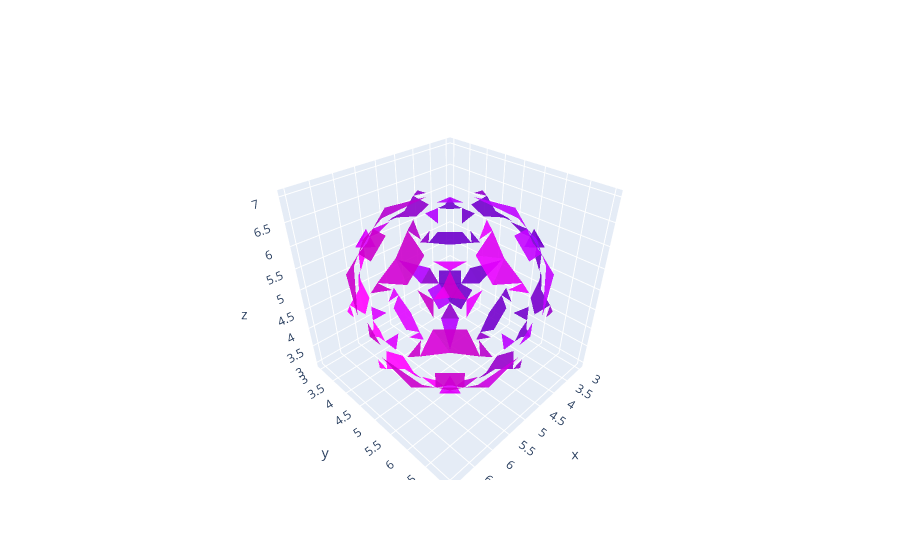

Source (notebook cell):
### Code cell
blank = np.zeros((500, 500, 500), dtype='uint8')

marching_tethra(lambda x, y, z: np.sqrt(x**2 + y**2 + z**2), blank, 2)

### Figure 1 — Plotly figure (JSON) as saved in the notebook; plotly's stock layout.template omitted (floating-point values rounded to 4 significant figures)
{"data": [{"color": "rgb(101.5,0,255)", "opacity": 0.9, "type": "mesh3d", "x": [3, 3, 3], "y": [5, 5, 5], "z": [5, 5, 5]}, {"color": "rgb(102.0,0,255)", "opacity": 0.9, "type": "mesh3d", "x": [3, 3, 3], "y": [5, 5, 5], "z": [5, 5, 5]}, {"color": "rgb(102.0,0,255)", "opacity": 0.9, "type": "mesh3d", "x": [3, 3, 3], "y": [5, 5, 5], "z": [5, 5, 5]}, {"color": "rgb(102.0,0,255)", "opacity": 0.9, "type": "mesh3d", "x": [3, 3, 3], "y": [5, 5, 5], "z": [5, 5, 5]}, {"color": "rgb(102.0,0,255)", "opacity": 0.9, "type": "mesh3d", "x": [3, 3, 3], "y": [5, 5, 5], "z": [5, 5, 5]}, {"color": "rgb(106.0,0,255)", "opacity": 0.9, "type": "mesh3d", "x": [3, 3, 3], "y": [5, 5, 5], "z": [5, 5, 5]}, {"color": "rgb(106.0,0,255)", "opacity": 0.9, "type": "mesh3d", "x": [3, 3, 3], "y": [5, 5, 5], "z": [5, 5, 5]}, {"color": "rgb(106.0,0,255)", "opacity": 0.9, "type": "mesh3d", "x": [3, 3, 3], "y": [5, 5, 5], "z": [5, 5, 5]}, {"color": "rgb(106.0,0,255)", "opacity": 0.9, "type": "mesh3d", "x": [3, 3, 3], "y": [5, 5, 5], "z": [5, 5, 5]}, {"color": "rgb(106.5,0,255)", "opacity": 0.9, "type": "mesh3d", "x": [3, 3, 3], "y": [5, 5, 5], "z": [5, 5, 5]}, {"color": "rgb(137.0,0,255)", "opacity": 0.9, "type": "mesh3d", "x": [4, 3.627, 4], "y": [3.627, 4, 4], "z": [4, 4, 3.627]}, {"color": "rgb(137.5,0,255)", "opacity": 0.9, "type": "mesh3d", "x": [4, 3.851, 4], "y": [3.627, 3.851, 3.624], "z": [4, 4, 4.376]}, {"color": "rgb(137.5,0,255)", "opacity": 0.9, "type": "mesh3d", "x": [3.851, 3.627, 3.624], "y": [3.851, 4, 4], "z": [4, 4, 4.376]}, {"color": "rgb(137.5,0,255)", "opacity": 0.9, "type": "mesh3d", "x": [4, 3.624, 3.851], "y": [3.624, 4, 3.851], "z": [4.376, 4.376, 4]}, {"color": "rgb(138.0,0,255)", "opacity": 0.9, "type": "mesh3d", "x": [4, 3.707, 4], "y": [3.287, 3.707, 3.6], "z": [5, 5, 5.4]}, {"color": "rgb(138.0,0,255)", "opacity": 0.9, "type": "mesh3d", "x": [3.707, 3.287, 3.6], "y": [3.707, 4, 4], "z": [5, 5, 5.4]}, {"color": "rgb(138.0,0,255)", "opacity": 0.9, "type": "mesh3d", "x": [4, 3.6, 3.707], "y": [3.6, 4, 3.707], "z": [5.4, 5.4, 5]}, {"color": "rgb(138.5,0,255)", "opacity": 0.9, "type": "mesh3d", "x": [4, 3.851, 4], "y": [3.627, 3.851, 3.851], "z": [6, 6, 6.149]}, {"color": "rgb(138.5,0,255)", "opacity": 0.9, "type": "mesh3d", "x": [3.851, 3.627, 3.851], "y": [3.851, 4, 4], "z": [6, 6, 6.149]}, {"color": "rgb(138.5,0,255)", "opacity": 0.9, "type": "mesh3d", "x": [4, 4, 3.851], "y": [3.851, 4, 4], "z": [6.149, 6.373, 6.149]}, {"color": "rgb(138.5,0,255)", "opacity": 0.9, "type": "mesh3d", "x": [4, 3.851, 3.851], "y": [3.851, 4, 3.851], "z": [6.149, 6.149, 6]}, {"color": "rgb(141.5,0,255)", "opacity": 0.9, "type": "mesh3d", "x": [4, 3.851, 4], "y": [4, 4, 4.376], "z": [3.627, 3.851, 3.624]}, {"color": "rgb(141.5,0,255)", "opacity": 0.9, "type": "mesh3d", "x": [3.627, 3.624, 3.851], "y": [4, 4.376, 4], "z": [4, 4, 3.851]}, {"color": "rgb(141.5,0,255)", "opacity": 0.9, "type": "mesh3d", "x": [3.624, 3.851, 4], "y": [4.376, 4, 4.376], "z": [4, 3.851, 3.624]}, {"color": "rgb(142.0,0,255)", "opacity": 0.9, "type": "mesh3d", "x": [3.627, 3.307, 3.307], "y": [4, 4.307, 4], "z": [4, 4, 4.307]}, {"color": "rgb(142.0,0,255)", "opacity": 0.9, "type": "mesh3d", "x": [3.307, 3, 3.307], "y": [4, 4.707, 4.307], "z": [4.307, 4.707, 4]}, {"color": "rgb(142.5,0,255)", "opacity": 0.9, "type": "mesh3d", "x": [3.287, 3.135, 3.331], "y": [4, 4.135, 4], "z": [5, 5, 5.331]}, {"color": "rgb(142.5,0,255)", "opacity": 0.9, "type": "mesh3d", "x": [3.627, 3.624, 3.624], "y": [4, 4.376, 4], "z": [6, 6, 5.624]}, {"color": "rgb(142.5,0,255)", "opacity": 0.9, "type": "mesh3d", "x": [3.331, 3.287, 3.135], "y": [4.669, 5, 5], "z": [6, 6, 5.865]}, {"color": "rgb(143.0,0,255)", "opacity": 0.9, "type": "mesh3d", "x": [3.6, 3.287, 3.707], "y": [4.6, 5, 5], "z": [6, 6, 6.293]}, {"color": "rgb(143.0,0,255)", "opacity": 0.9, "type": "mesh3d", "x": [4, 4, 3.707], "y": [4.6, 5, 5], "z": [6.4, 6.713, 6.293]}, {"color": "rgb(143.0,0,255)", "opacity": 0.9, "type": "mesh3d", "x": [4, 3.707, 3.6], "y": [4.6, 5, 4.6], "z": [6.4, 6.293, 6]}, {"color": "rgb(146.0,0,255)", "opacity": 0.9, "type": "mesh3d", "x": [4, 3.707, 4], "y": [5, 5, 5.4], "z": [3.287, 3.707, 3.6]}, {"color": "rgb(146.0,0,255)", "opacity": 0.9, "type": "mesh3d", "x": [3.287, 3.6, 3.707], "y": [5, 5.4, 5], "z": [4, 4, 3.707]}, {"color": "rgb(146.0,0,255)", "opacity": 0.9, "type": "mesh3d", "x": [3.6, 3.707, 4], "y": [5.4, 5, 5.4], "z": [4, 3.707, 3.6]}, {"color": "rgb(146.5,0,255)", "opacity": 0.9, "type": "mesh3d", "x": [3.287, 3.331, 3.135], "y": [5, 5.331, 5], "z": [4, 4, 4.135]}, {"color": "rgb(146.5,0,255)", "opacity": 0.9, "type": "mesh3d", "x": [3.624, 3.627, 3.624], "y": [5.624, 6, 6], "z": [4, 4, 4.376]}, {"color": "rgb(146.5,0,255)", "opacity": 0.9, "type": "mesh3d", "x": [3.135, 3.287, 3.331], "y": [5.865, 6, 6], "z": [5, 5, 4.669]}, {"color": "rgb(147.0,0,255)", "opacity": 0.9, "type": "mesh3d", "x": [3.307, 3.627, 3.307], "y": [5.693, 6, 6], "z": [6, 6, 5.693]}, {"color": "rgb(147.0,0,255)", "opacity": 0.9, "type": "mesh3d", "x": [3.307, 3, 3.307], "y": [5.693, 5.293, 6], "z": [6, 5.293, 5.693]}, {"color": "rgb(147.5,0,255)", "opacity": 0.9, "type": "mesh3d", "x": [3.624, 3.627, 3.851], "y": [5.624, 6, 6], "z": [6, 6, 6.149]}, {"color": "rgb(147.5,0,255)", "opacity": 0.9, "type": "mesh3d", "x": [4, 4, 3.851], "y": [5.624, 6, 6], "z": [6.376, 6.373, 6.149]}, {"color": "rgb(147.5,0,255)", "opacity": 0.9, "type": "mesh3d", "x": [4, 3.851, 3.624], "y": [5.624, 6, 5.624], "z": [6.376, 6.149, 6]}, {"color": "rgb(150.5,0,255)", "opacity": 0.9, "type": "mesh3d", "x": [4, 3.851, 4], "y": [6, 6, 6.149], "z": [3.627, 3.851, 3.851]}, {"color": "rgb(150.5,0,255)", "opacity": 0.9, "type": "mesh3d", "x": [3.627, 3.851, 3.851], "y": [6, 6.149, 6], "z": [4, 4, 3.851]}, {"color": "rgb(150.5,0,255)", "opacity": 0.9, "type": "mesh3d", "x": [4, 3.851, 4], "y": [6.373, 6.149, 6.149], "z": [4, 4, 3.851]}, {"color": "rgb(150.5,0,255)", "opacity": 0.9, "type": "mesh3d", "x": [3.851, 3.851, 4], "y": [6.149, 6, 6.149], "z": [4, 3.851, 3.851]}, {"color": "rgb(151.0,0,255)", "opacity": 0.9, "type": "mesh3d", "x": [3.287, 3.707, 3.6], "y": [6, 6.293, 6], "z": [5, 5, 4.6]}, {"color": "rgb(151.0,0,255)", "opacity": 0.9, "type": "mesh3d", "x": [4, 3.707, 4], "y": [6.713, 6.293, 6.4], "z": [5, 5, 4.6]}, {"color": "rgb(151.0,0,255)", "opacity": 0.9, "type": "mesh3d", "x": [3.707, 3.6, 4], "y": [6.293, 6, 6.4], "z": [5, 4.6, 4.6]}, {"color": "rgb(151.5,0,255)", "opacity": 0.9, "type": "mesh3d", "x": [3.627, 3.851, 3.624], "y": [6, 6.149, 6], "z": [6, 6, 5.624]}, {"color": "rgb(151.5,0,255)", "opacity": 0.9, "type": "mesh3d", "x": [4, 3.851, 4], "y": [6.373, 6.149, 6.376], "z": [6, 6, 5.624]}, {"color": "rgb(151.5,0,255)", "opacity": 0.9, "type": "mesh3d", "x": [3.851, 3.624, 4], "y": [6.149, 6, 6.376], "z": [6, 5.624, 5.624]}, {"color": "rgb(152.0,0,255)", "opacity": 0.9, "type": "mesh3d", "x": [3.627, 4, 4], "y": [6, 6.373, 6], "z": [6, 6, 6.373]}, {"color": "rgb(173.5,0,255)", "opacity": 0.9, "type": "mesh3d", "x": [5, 5, 5], "y": [3, 3, 3], "z": [5, 5, 5]}, {"color": "rgb(174.0,0,255)", "opacity": 0.9, "type": "mesh3d", "x": [5, 5, 5], "y": [3, 3, 3], "z": [5, 5, 5]}, {"color": "rgb(174.0,0,255)", "opacity": 0.9, "type": "mesh3d", "x": [5, 5, 5], "y": [3, 3, 3], "z": [5, 5, 5]}, {"color": "rgb(174.0,0,255)", "opacity": 0.9, "type": "mesh3d", "x": [5, 5, 5], "y": [3, 3, 3], "z": [5, 5, 5]}, {"color": "rgb(174.0,0,255)", "opacity": 0.9, "type": "mesh3d", "x": [5, 5, 5], "y": [3, 3, 3], "z": [5, 5, 5]}, {"color": "rgb(177.5,0,255)", "opacity": 0.9, "type": "mesh3d", "x": [4, 4, 4.376], "y": [3.851, 4, 4], "z": [3.851, 3.627, 3.624]}, {"color": "rgb(177.5,0,255)", "opacity": 0.9, "type": "mesh3d", "x": [4.376, 4, 4], "y": [3.624, 3.627, 3.851], "z": [4, 4, 3.851]}, {"color": "rgb(177.5,0,255)", "opacity": 0.9, "type": "mesh3d", "x": [4.376, 4, 4.376], "y": [3.624, 3.851, 4], "z": [4, 3.851, 3.624]}, {"color": "rgb(178.0,0,255)", "opacity": 0.9, "type": "mesh3d", "x": [4, 4.307, 4], "y": [3.627, 3.307, 3.307], "z": [4, 4, 4.307]}, {"color": "rgb(178.0,0,255)", "opacity": 0.9, "type": "mesh3d", "x": [4.707, 4, 4.307], "y": [3, 3.307, 3.307], "z": [4.707, 4.307, 4]}, {"color": "rgb(178.5,0,255)", "opacity": 0.9, "type": "mesh3d", "x": [4, 4.135, 4], "y": [3.287, 3.135, 3.331], "z": [5, 5, 5.331]}, {"color": "rgb(178.5,0,255)", "opacity": 0.9, "type": "mesh3d", "x": [4.376, 4, 4], "y": [3.624, 3.627, 3.624], "z": [6, 6, 5.624]}, {"color": "rgb(178.5,0,255)", "opacity": 0.9, "type": "mesh3d", "x": [5, 4.669, 5], "y": [3.287, 3.331, 3.135], "z": [6, 6, 5.865]}, {"color": "rgb(179.0,0,255)", "opacity": 0.9, "type": "mesh3d", "x": [5, 4.6, 5], "y": [3.287, 3.6, 3.707], "z": [6, 6, 6.293]}, {"color": "rgb(179.0,0,255)", "opacity": 0.9, "type": "mesh3d", "x": [5, 5, 4.6], "y": [3.707, 4, 4], "z": [6.293, 6.713, 6.4]}, {"color": "rgb(179.0,0,255)", "opacity": 0.9, "type": "mesh3d", "x": [5, 4.6, 4.6], "y": [3.707, 4, 3.6], "z": [6.293, 6.4, 6]}, {"color": "rgb(181.5,0,255)", "opacity": 0.9, "type": "mesh3d", "x": [5, 5, 5], "y": [5, 5, 5], "z": [3, 3, 3]}, {"color": "rgb(182.0,0,255)", "opacity": 0.9, "type": "mesh3d", "x": [4.307, 4, 4], "y": [4, 4, 4.307], "z": [3.307, 3.627, 3.307]}, {"color": "rgb(182.0,0,255)", "opacity": 0.9, "type": "mesh3d", "x": [4.307, 4, 4.707], "y": [4, 4.307, 4.707], "z": [3.307, 3.307, 3]}, {"color": "rgb(183.5,0,255)", "opacity": 0.9, "type": "mesh3d", "x": [5, 4.669, 5], "y": [4, 4, 4.135], "z": [6.713, 6.669, 6.865]}, {"color": "rgb(183.5,0,255)", "opacity": 0.9, "type": "mesh3d", "x": [4, 4, 4.135], "y": [4.669, 5, 5], "z": [6.669, 6.713, 6.865]}, {"color": "rgb(183.5,0,255)", "opacity": 0.9, "type": "mesh3d", "x": [4.376, 4, 4], "y": [4, 4, 4.376], "z": [6.376, 6.373, 6.376]}, {"color": "rgb(184.0,0,255)", "opacity": 0.9, "type": "mesh3d", "x": [5, 5, 5], "y": [5, 5, 5], "z": [7, 7, 7]}, {"color": "rgb(184.0,0,255)", "opacity": 0.9, "type": "mesh3d", "x": [5, 5, 5], "y": [5, 5, 5], "z": [7, 7, 7]}, {"color": "rgb(184.0,0,255)", "opacity": 0.9, "type": "mesh3d", "x": [5, 5, 5], "y": [5, 5, 5], "z": [7, 7, 7]}, {"color": "rgb(184.0,0,255)", "opacity": 0.9, "type": "mesh3d", "x": [5, 5, 5], "y": [5, 5, 5], "z": [7, 7, 7]}, {"color": "rgb(186.0,0,255)", "opacity": 0.9, "type": "mesh3d", "x": [5, 5, 5], "y": [5, 5, 5], "z": [3, 3, 3]}, {"color": "rgb(186.0,0,255)", "opacity": 0.9, "type": "mesh3d", "x": [5, 5, 5], "y": [5, 5, 5], "z": [3, 3, 3]}, {"color": "rgb(186.0,0,255)", "opacity": 0.9, "type": "mesh3d", "x": [5, 5, 5], "y": [5, 5, 5], "z": [3, 3, 3]}, {"color": "rgb(186.0,0,255)", "opacity": 0.9, "type": "mesh3d", "x": [5, 5, 5], "y": [5, 5, 5], "z": [3, 3, 3]}, {"color": "rgb(186.5,0,255)", "opacity": 0.9, "type": "mesh3d", "x": [4, 4, 4.376], "y": [5.624, 6, 6], "z": [3.624, 3.627, 3.624]}, {"color": "rgb(186.5,0,255)", "opacity": 0.9, "type": "mesh3d", "x": [4.135, 4, 4], "y": [5, 5, 5.331], "z": [3.135, 3.287, 3.331]}, {"color": "rgb(186.5,0,255)", "opacity": 0.9, "type": "mesh3d", "x": [5, 5, 4.669], "y": [5.865, 6, 6], "z": [3.135, 3.287, 3.331]}, {"color": "rgb(188.0,0,255)", "opacity": 0.9, "type": "mesh3d", "x": [4, 4, 4.307], "y": [5.693, 6, 6], "z": [6.693, 6.373, 6.693]}, {"color": "rgb(188.0,0,255)", "opacity": 0.9, "type": "mesh3d", "x": [4.707, 4, 4.307], "y": [5.293, 5.693, 6], "z": [7, 6.693, 6.693]}, {"color": "rgb(188.5,0,255)", "opacity": 0.9, "type": "mesh3d", "x": [5, 5, 5], "y": [5, 5, 5], "z": [7, 7, 7]}, {"color": "rgb(191.0,0,255)", "opacity": 0.9, "type": "mesh3d", "x": [5, 4.6, 5], "y": [6, 6, 6.293], "z": [3.287, 3.6, 3.707]}, {"color": "rgb(191.0,0,255)", "opacity": 0.9, "type": "mesh3d", "x": [5, 4.6, 5], "y": [6.713, 6.4, 6.293], "z": [4, 4, 3.707]}, {"color": "rgb(191.0,0,255)", "opacity": 0.9, "type": "mesh3d", "x": [4.6, 4.6, 5], "y": [6.4, 6, 6.293], "z": [4, 3.6, 3.707]}, {"color": "rgb(191.5,0,255)", "opacity": 0.9, "type": "mesh3d", "x": [5, 4.669, 5], "y": [6.713, 6.669, 6.865], "z": [4, 4, 4.135]}, {"color": "rgb(191.5,0,255)", "opacity": 0.9, "type": "mesh3d", "x": [4, 4.376, 4], "y": [6.373, 6.376, 6.376], "z": [4, 4, 4.376]}, {"color": "rgb(191.5,0,255)", "opacity": 0.9, "type": "mesh3d", "x": [4.135, 4, 4], "y": [6.865, 6.713, 6.669], "z": [5, 5, 4.669]}, {"color": "rgb(192.0,0,255)", "opacity": 0.9, "type": "mesh3d", "x": [4.307, 4, 4], "y": [6.693, 6.373, 6.693], "z": [6, 6, 5.693]}, {"color": "rgb(192.0,0,255)", "opacity": 0.9, "type": "mesh3d", "x": [4.307, 4, 4.707], "y": [6.693, 6.693, 7], "z": [6, 5.693, 5.293]}, {"color": "rgb(192.5,0,255)", "opacity": 0.9, "type": "mesh3d", "x": [4, 4.376, 4], "y": [6.373, 6.376, 6.149], "z": [6, 6, 6.149]}, {"color": "rgb(192.5,0,255)", "opacity": 0.9, "type": "mesh3d", "x": [4.376, 4, 4], "y": [6, 6, 6.149], "z": [6.376, 6.373, 6.149]}, {"color": "rgb(192.5,0,255)", "opacity": 0.9, "type": "mesh3d", "x": [4.376, 4, 4.376], "y": [6, 6.149, 6.376], "z": [6.376, 6.149, 6]}, {"color": "rgb(196.0,0,255)", "opacity": 0.9, "type": "mesh3d", "x": [5, 5, 5], "y": [7, 7, 7], "z": [5, 5, 5]}, {"color": "rgb(196.0,0,255)", "opacity": 0.9, "type": "mesh3d", "x": [5, 5, 5], "y": [7, 7, 7], "z": [5, 5, 5]}, {"color": "rgb(196.0,0,255)", "opacity": 0.9, "type": "mesh3d", "x": [5, 5, 5], "y": [7, 7, 7], "z": [5, 5, 5]}, {"color": "rgb(196.0,0,255)", "opacity": 0.9, "type": "mesh3d", "x": [5, 5, 5], "y": [7, 7, 7], "z": [5, 5, 5]}, {"color": "rgb(196.5,0,255)", "opacity": 0.9, "type": "mesh3d", "x": [5, 5, 5], "y": [7, 7, 7], "z": [5, 5, 5]}, {"color": "rgb(214.0,0,255)", "opacity": 0.9, "type": "mesh3d", "x": [5, 5, 5], "y": [3, 3, 3], "z": [5, 5, 5]}, {"color": "rgb(214.0,0,255)", "opacity": 0.9, "type": "mesh3d", "x": [5, 5, 5], "y": [3, 3, 3], "z": [5, 5, 5]}, {"color": "rgb(214.0,0,255)", "opacity": 0.9, "type": "mesh3d", "x": [5, 5, 5], "y": [3, 3, 3], "z": [5, 5, 5]}, {"color": "rgb(214.0,0,255)", "opacity": 0.9, "type": "mesh3d", "x": [5, 5, 5], "y": [3, 3, 3], "z": [5, 5, 5]}, {"color": "rgb(214.5,0,255)", "opacity": 0.9, "type": "mesh3d", "x": [5, 5, 5], "y": [3, 3, 3], "z": [5, 5, 5]}, {"color": "rgb(218.0,0,255)", "opacity": 0.9, "type": "mesh3d", "x": [5, 5, 5.4], "y": [3.707, 4, 4], "z": [3.707, 3.287, 3.6]}, {"color": "rgb(218.0,0,255)", "opacity": 0.9, "type": "mesh3d", "x": [5.4, 5, 5], "y": [3.6, 3.287, 3.707], "z": [4, 4, 3.707]}, {"color": "rgb(218.0,0,255)", "opacity": 0.9, "type": "mesh3d", "x": [5.4, 5, 5.4], "y": [3.6, 3.707, 4], "z": [4, 3.707, 3.6]}, {"color": "rgb(218.5,0,255)", "opacity": 0.9, "type": "mesh3d", "x": [6, 5.624, 6], "y": [3.627, 3.624, 3.624], "z": [4, 4, 4.376]}, {"color": "rgb(218.5,0,255)", "opacity": 0.9, "type": "mesh3d", "x": [5, 5.331, 5], "y": [3.287, 3.331, 3.135], "z": [4, 4, 4.135]}, {"color": "rgb(218.5,0,255)", "opacity": 0.9, "type": "mesh3d", "x": [6, 5.865, 6], "y": [3.287, 3.135, 3.331], "z": [5, 5, 4.669]}, {"color": "rgb(219.0,0,255)", "opacity": 0.9, "type": "mesh3d", "x": [6, 5.693, 6], "y": [3.627, 3.307, 3.307], "z": [6, 6, 5.693]}, {"color": "rgb(219.0,0,255)", "opacity": 0.9, "type": "mesh3d", "x": [5.693, 5.293, 6], "y": [3.307, 3, 3.307], "z": [6, 5.293, 5.693]}, {"color": "rgb(219.5,0,255)", "opacity": 0.9, "type": "mesh3d", "x": [6, 5.624, 6], "y": [3.627, 3.624, 3.851], "z": [6, 6, 6.149]}, {"color": "rgb(219.5,0,255)", "opacity": 0.9, "type": "mesh3d", "x": [6, 6, 5.624], "y": [3.851, 4, 4], "z": [6.149, 6.373, 6.376]}, {"color": "rgb(219.5,0,255)", "opacity": 0.9, "type": "mesh3d", "x": [6, 5.624, 5.624], "y": [3.851, 4, 3.624], "z": [6.149, 6.376, 6]}, {"color": "rgb(222.0,0,255)", "opacity": 0.9, "type": "mesh3d", "x": [5, 5, 5], "y": [5, 5, 5], "z": [3, 3, 3]}, {"color": "rgb(222.0,0,255)", "opacity": 0.9, "type": "mesh3d", "x": [5, 5, 5], "y": [5, 5, 5], "z": [3, 3, 3]}, {"color": "rgb(222.0,0,255)", "opacity": 0.9, "type": "mesh3d", "x": [5, 5, 5], "y": [5, 5, 5], "z": [3, 3, 3]}, {"color": "rgb(222.0,0,255)", "opacity": 0.9, "type": "mesh3d", "x": [5, 5, 5], "y": [5, 5, 5], "z": [3, 3, 3]}, {"color": "rgb(222.5,0,255)", "opacity": 0.9, "type": "mesh3d", "x": [6, 5.624, 6], "y": [4, 4, 4.376], "z": [3.627, 3.624, 3.624]}, {"color": "rgb(222.5,0,255)", "opacity": 0.9, "type": "mesh3d", "x": [5.331, 5, 5], "y": [4, 4, 4.135], "z": [3.331, 3.287, 3.135]}, {"color": "rgb(222.5,0,255)", "opacity": 0.9, "type": "mesh3d", "x": [6, 6, 5.865], "y": [4.669, 5, 5], "z": [3.331, 3.287, 3.135]}, {"color": "rgb(224.0,0,255)", "opacity": 0.9, "type": "mesh3d", "x": [6, 5.693, 6], "y": [4, 4, 4.307], "z": [6.373, 6.693, 6.693]}, {"color": "rgb(224.0,0,255)", "opacity": 0.9, "type": "mesh3d", "x": [5.293, 5.693, 6], "y": [4.707, 4, 4.307], "z": [7, 6.693, 6.693]}, {"color": "rgb(224.5,0,255)", "opacity": 0.9, "type": "mesh3d", "x": [5, 5, 5], "y": [5, 5, 5], "z": [7, 7, 7]}, {"color": "rgb(226.5,0,255)", "opacity": 0.9, "type": "mesh3d", "x": [5, 5, 5], "y": [5, 5, 5], "z": [3, 3, 3]}, {"color": "rgb(227.0,0,255)", "opacity": 0.9, "type": "mesh3d", "x": [6, 6, 5.693], "y": [5.693, 6, 6], "z": [3.307, 3.627, 3.307]}, {"color": "rgb(227.0,0,255)", "opacity": 0.9, "type": "mesh3d", "x": [6, 5.693, 5.293], "y": [5.693, 6, 5.293], "z": [3.307, 3.307, 3]}, {"color": "rgb(228.5,0,255)", "opacity": 0.9, "type": "mesh3d", "x": [6, 5.865, 6], "y": [5, 5, 5.331], "z": [6.713, 6.865, 6.669]}, {"color": "rgb(228.5,0,255)", "opacity": 0.9, "type": "mesh3d", "x": [5, 5, 5.331], "y": [5.865, 6, 6], "z": [6.865, 6.713, 6.669]}, {"color": "rgb(228.5,0,255)", "opacity": 0.9, "type": "mesh3d", "x": [6, 6, 5.624], "y": [5.624, 6, 6], "z": [6.376, 6.373, 6.376]}, {"color": "rgb(229.0,0,255)", "opacity": 0.9, "type": "mesh3d", "x": [5, 5, 5], "y": [5, 5, 5], "z": [7, 7, 7]}, {"color": "rgb(229.0,0,255)", "opacity": 0.9, "type": "mesh3d", "x": [5, 5, 5], "y": [5, 5, 5], "z": [7, 7, 7]}, {"color": "rgb(229.0,0,255)", "opacity": 0.9, "type": "mesh3d", "x": [5, 5, 5], "y": [5, 5, 5], "z": [7, 7, 7]}, {"color": "rgb(229.0,0,255)", "opacity": 0.9, "type": "mesh3d", "x": [5, 5, 5], "y": [5, 5, 5], "z": [7, 7, 7]}, {"color": "rgb(231.5,0,255)", "opacity": 0.9, "type": "mesh3d", "x": [6, 5.624, 6], "y": [6, 6, 6.149], "z": [3.627, 3.624, 3.851]}, {"color": "rgb(231.5,0,255)", "opacity": 0.9, "type": "mesh3d", "x": [6, 5.624, 6], "y": [6.373, 6.376, 6.149], "z": [4, 4, 3.851]}, {"color": "rgb(231.5,0,255)", "opacity": 0.9, "type": "mesh3d", "x": [5.624, 5.624, 6], "y": [6.376, 6, 6.149], "z": [4, 3.624, 3.851]}, {"color": "rgb(232.0,0,255)", "opacity": 0.9, "type": "mesh3d", "x": [6, 5.693, 6], "y": [6.373, 6.693, 6.693], "z": [4, 4, 4.307]}, {"color": "rgb(232.0,0,255)", "opacity": 0.9, "type": "mesh3d", "x": [6, 5.293, 5.693], "y": [6.693, 7, 6.693], "z": [4.307, 4.707, 4]}, {"color": "rgb(232.5,0,255)", "opacity": 0.9, "type": "mesh3d", "x": [6, 5.865, 6], "y": [6.713, 6.865, 6.669], "z": [5, 5, 5.331]}, {"color": "rgb(232.5,0,255)", "opacity": 0.9, "type": "mesh3d", "x": [5.331, 5, 5], "y": [6.669, 6.713, 6.865], "z": [6, 6, 5.865]}, {"color": "rgb(232.5,0,255)", "opacity": 0.9, "type": "mesh3d", "x": [6, 5.624, 6], "y": [6.373, 6.376, 6.376], "z": [6, 6, 5.624]}, {"color": "rgb(233.0,0,255)", "opacity": 0.9, "type": "mesh3d", "x": [5, 5.4, 5], "y": [6.713, 6.4, 6.293], "z": [6, 6, 6.293]}, {"color": "rgb(233.0,0,255)", "opacity": 0.9, "type": "mesh3d", "x": [5.4, 5, 5], "y": [6, 6, 6.293], "z": [6.4, 6.713, 6.293]}, {"color": "rgb(233.0,0,255)", "opacity": 0.9, "type": "mesh3d", "x": [5.4, 5, 5.4], "y": [6, 6.293, 6.4], "z": [6.4, 6.293, 6]}, {"color": "rgb(236.5,0,255)", "opacity": 0.9, "type": "mesh3d", "x": [5, 5, 5], "y": [7, 7, 7], "z": [5, 5, 5]}, {"color": "rgb(237.0,0,255)", "opacity": 0.9, "type": "mesh3d", "x": [5, 5, 5], "y": [7, 7, 7], "z": [5, 5, 5]}, {"color": "rgb(237.0,0,255)", "opacity": 0.9, "type": "mesh3d", "x": [5, 5, 5], "y": [7, 7, 7], "z": [5, 5, 5]}, {"color": "rgb(237.0,0,255)", "opacity": 0.9, "type": "mesh3d", "x": [5, 5, 5], "y": [7, 7, 7], "z": [5, 5, 5]}, {"color": "rgb(237.0,0,255)", "opacity": 0.9, "type": "mesh3d", "x": [5, 5, 5], "y": [7, 7, 7], "z": [5, 5, 5]}, {"color": "rgb(258.5,0,255)", "opacity": 0.9, "type": "mesh3d", "x": [6, 6, 6.149], "y": [3.851, 4, 4], "z": [3.851, 3.627, 3.851]}, {"color": "rgb(258.5,0,255)", "opacity": 0.9, "type": "mesh3d", "x": [6.149, 6, 6], "y": [3.851, 3.627, 3.851], "z": [4, 4, 3.851]}, {"color": "rgb(258.5,0,255)", "opacity": 0.9, "type": "mesh3d", "x": [6.149, 6.373, 6.149], "y": [3.851, 4, 4], "z": [4, 4, 3.851]}, {"color": "rgb(258.5,0,255)", "opacity": 0.9, "type": "mesh3d", "x": [6.149, 6, 6.149], "y": [3.851, 3.851, 4], "z": [4, 3.851, 3.851]}, {"color": "rgb(259.0,0,255)", "opacity": 0.9, "type": "mesh3d", "x": [6.293, 6, 6], "y": [3.707, 3.287, 3.6], "z": [5, 5, 4.6]}, {"color": "rgb(259.0,0,255)", "opacity": 0.9, "type": "mesh3d", "x": [6.293, 6.713, 6.4], "y": [3.707, 4, 4], "z": [5, 5, 4.6]}, {"color": "rgb(259.0,0,255)", "opacity": 0.9, "type": "mesh3d", "x": [6.293, 6, 6.4], "y": [3.707, 3.6, 4], "z": [5, 4.6, 4.6]}, {"color": "rgb(259.5,0,255)", "opacity": 0.9, "type": "mesh3d", "x": [6.149, 6, 6], "y": [3.851, 3.627, 3.624], "z": [6, 6, 5.624]}, {"color": "rgb(259.5,0,255)", "opacity": 0.9, "type": "mesh3d", "x": [6.149, 6.373, 6.376], "y": [3.851, 4, 4], "z": [6, 6, 5.624]}, {"color": "rgb(259.5,0,255)", "opacity": 0.9, "type": "mesh3d", "x": [6.149, 6, 6.376], "y": [3.851, 3.624, 4], "z": [6, 5.624, 5.624]}, {"color": "rgb(260.0,0,255)", "opacity": 0.9, "type": "mesh3d", "x": [6, 6.373, 6], "y": [3.627, 4, 4], "z": [6, 6, 6.373]}, {"color": "rgb(263.0,0,255)", "opacity": 0.9, "type": "mesh3d", "x": [6, 6, 6.293], "y": [4.6, 5, 5], "z": [3.6, 3.287, 3.707]}, {"color": "rgb(263.0,0,255)", "opacity": 0.9, "type": "mesh3d", "x": [6.4, 6.713, 6.293], "y": [4.6, 5, 5], "z": [4, 4, 3.707]}, {"color": "rgb(263.0,0,255)", "opacity": 0.9, "type": "mesh3d", "x": [6.4, 6, 6.293], "y": [4.6, 4.6, 5], "z": [4, 3.6, 3.707]}, {"color": "rgb(263.5,0,255)", "opacity": 0.9, "type": "mesh3d", "x": [6.373, 6.376, 6.376], "y": [4, 4.376, 4], "z": [4, 4, 4.376]}, {"color": "rgb(263.5,0,255)", "opacity": 0.9, "type": "mesh3d", "x": [6.669, 6.713, 6.865], "y": [4.669, 5, 5], "z": [4, 4, 4.135]}, {"color": "rgb(263.5,0,255)", "opacity": 0.9, "type": "mesh3d", "x": [6.713, 6.865, 6.669], "y": [4, 4.135, 4], "z": [5, 5, 4.669]}, {"color": "rgb(264.0,0,255)", "opacity": 0.9, "type": "mesh3d", "x": [6.373, 6.693, 6.693], "y": [4, 4.307, 4], "z": [6, 6, 5.693]}, {"color": "rgb(264.0,0,255)", "opacity": 0.9, "type": "mesh3d", "x": [6.693, 6.693, 7], "y": [4.307, 4, 4.707], "z": [6, 5.693, 5.293]}, {"color": "rgb(264.5,0,255)", "opacity": 0.9, "type": "mesh3d", "x": [6.373, 6.376, 6.149], "y": [4, 4.376, 4], "z": [6, 6, 6.149]}, {"color": "rgb(264.5,0,255)", "opacity": 0.9, "type": "mesh3d", "x": [6.149, 6, 6], "y": [4, 4, 4.376], "z": [6.149, 6.373, 6.376]}, {"color": "rgb(264.5,0,255)", "opacity": 0.9, "type": "mesh3d", "x": [6.149, 6, 6.376], "y": [4, 4.376, 4.376], "z": [6.149, 6.376, 6]}, {"color": "rgb(267.5,0,255)", "opacity": 0.9, "type": "mesh3d", "x": [6, 6, 6.149], "y": [5.624, 6, 6], "z": [3.624, 3.627, 3.851]}, {"color": "rgb(267.5,0,255)", "opacity": 0.9, "type": "mesh3d", "x": [6.376, 6.373, 6.149], "y": [5.624, 6, 6], "z": [4, 4, 3.851]}, {"color": "rgb(267.5,0,255)", "opacity": 0.9, "type": "mesh3d", "x": [6.376, 6, 6.149], "y": [5.624, 5.624, 6], "z": [4, 3.624, 3.851]}, {"color": "rgb(268.0,0,255)", "opacity": 0.9, "type": "mesh3d", "x": [6.693, 6.373, 6.693], "y": [5.693, 6, 6], "z": [4, 4, 4.307]}, {"color": "rgb(268.0,0,255)", "opacity": 0.9, "type": "mesh3d", "x": [7, 6.693, 6.693], "y": [5.293, 6, 5.693], "z": [4.707, 4.307, 4]}, {"color": "rgb(268.5,0,255)", "opacity": 0.9, "type": "mesh3d", "x": [6.865, 6.713, 6.669], "y": [5.865, 6, 6], "z": [5, 5, 5.331]}, {"color": "rgb(268.5,0,255)", "opacity": 0.9, "type": "mesh3d", "x": [6.713, 6.669, 6.865], "y": [5, 5.331, 5], "z": [6, 6, 5.865]}, {"color": "rgb(268.5,0,255)", "opacity": 0.9, "type": "mesh3d", "x": [6.376, 6.373, 6.376], "y": [5.624, 6, 6], "z": [6, 6, 5.624]}, {"color": "rgb(269.0,0,255)", "opacity": 0.9, "type": "mesh3d", "x": [6.713, 6.4, 6.293], "y": [5, 5.4, 5], "z": [6, 6, 6.293]}, {"color": "rgb(269.0,0,255)", "opacity": 0.9, "type": "mesh3d", "x": [6.293, 6, 6], "y": [5, 5, 5.4], "z": [6.293, 6.713, 6.4]}, {"color": "rgb(269.0,0,255)", "opacity": 0.9, "type": "mesh3d", "x": [6.293, 6, 6.4], "y": [5, 5.4, 5.4], "z": [6.293, 6.4, 6]}, {"color": "rgb(272.0,0,255)", "opacity": 0.9, "type": "mesh3d", "x": [6.373, 6, 6], "y": [6, 6.373, 6], "z": [4, 4, 3.627]}, {"color": "rgb(272.5,0,255)", "opacity": 0.9, "type": "mesh3d", "x": [6.373, 6.149, 6.376], "y": [6, 6.149, 6], "z": [4, 4, 4.376]}, {"color": "rgb(272.5,0,255)", "opacity": 0.9, "type": "mesh3d", "x": [6, 6.149, 6], "y": [6.373, 6.149, 6.376], "z": [4, 4, 4.376]}, {"color": "rgb(272.5,0,255)", "opacity": 0.9, "type": "mesh3d", "x": [6.376, 6, 6.149], "y": [6, 6.376, 6.149], "z": [4.376, 4.376, 4]}, {"color": "rgb(273.0,0,255)", "opacity": 0.9, "type": "mesh3d", "x": [6.713, 6.293, 6.4], "y": [6, 6.293, 6], "z": [5, 5, 5.4]}, {"color": "rgb(273.0,0,255)", "opacity": 0.9, "type": "mesh3d", "x": [6, 6.293, 6], "y": [6.713, 6.293, 6.4], "z": [5, 5, 5.4]}, {"color": "rgb(273.0,0,255)", "opacity": 0.9, "type": "mesh3d", "x": [6.4, 6, 6.293], "y": [6, 6.4, 6.293], "z": [5.4, 5.4, 5]}, {"color": "rgb(273.5,0,255)", "opacity": 0.9, "type": "mesh3d", "x": [6.373, 6.149, 6.149], "y": [6, 6.149, 6], "z": [6, 6, 6.149]}, {"color": "rgb(273.5,0,255)", "opacity": 0.9, "type": "mesh3d", "x": [6, 6.149, 6], "y": [6.373, 6.149, 6.149], "z": [6, 6, 6.149]}, {"color": "rgb(273.5,0,255)", "opacity": 0.9, "type": "mesh3d", "x": [6.149, 6, 6], "y": [6, 6, 6.149], "z": [6.149, 6.373, 6.149]}, {"color": "rgb(273.5,0,255)", "opacity": 0.9, "type": "mesh3d", "x": [6.149, 6, 6.149], "y": [6, 6.149, 6.149], "z": [6.149, 6.149, 6]}, {"color": "rgb(304.0,0,255)", "opacity": 0.9, "type": "mesh3d", "x": [7, 7, 7], "y": [5, 5, 5], "z": [5, 5, 5]}, {"color": "rgb(304.0,0,255)", "opacity": 0.9, "type": "mesh3d", "x": [7, 7, 7], "y": [5, 5, 5], "z": [5, 5, 5]}, {"color": "rgb(304.0,0,255)", "opacity": 0.9, "type": "mesh3d", "x": [7, 7, 7], "y": [5, 5, 5], "z": [5, 5, 5]}, {"color": "rgb(304.0,0,255)", "opacity": 0.9, "type": "mesh3d", "x": [7, 7, 7], "y": [5, 5, 5], "z": [5, 5, 5]}, {"color": "rgb(304.5,0,255)", "opacity": 0.9, "type": "mesh3d", "x": [7, 7, 7], "y": [5, 5, 5], "z": [5, 5, 5]}, {"color": "rgb(308.5,0,255)", "opacity": 0.9, "type": "mesh3d", "x": [7, 7, 7], "y": [5, 5, 5], "z": [5, 5, 5]}, {"color": "rgb(309.0,0,255)", "opacity": 0.9, "type": "mesh3d", "x": [7, 7, 7], "y": [5, 5, 5], "z": [5, 5, 5]}, {"color": "rgb(309.0,0,255)", "opacity": 0.9, "type": "mesh3d", "x": [7, 7, 7], "y": [5, 5, 5], "z": [5, 5, 5]}, {"color": "rgb(309.0,0,255)", "opacity": 0.9, "type": "mesh3d", "x": [7, 7, 7], "y": [5, 5, 5], "z": [5, 5, 5]}, {"color": "rgb(309.0,0,255)", "opacity": 0.9, "type": "mesh3d", "x": [7, 7, 7], "y": [5, 5, 5], "z": [5, 5, 5]}], "layout": {}}
